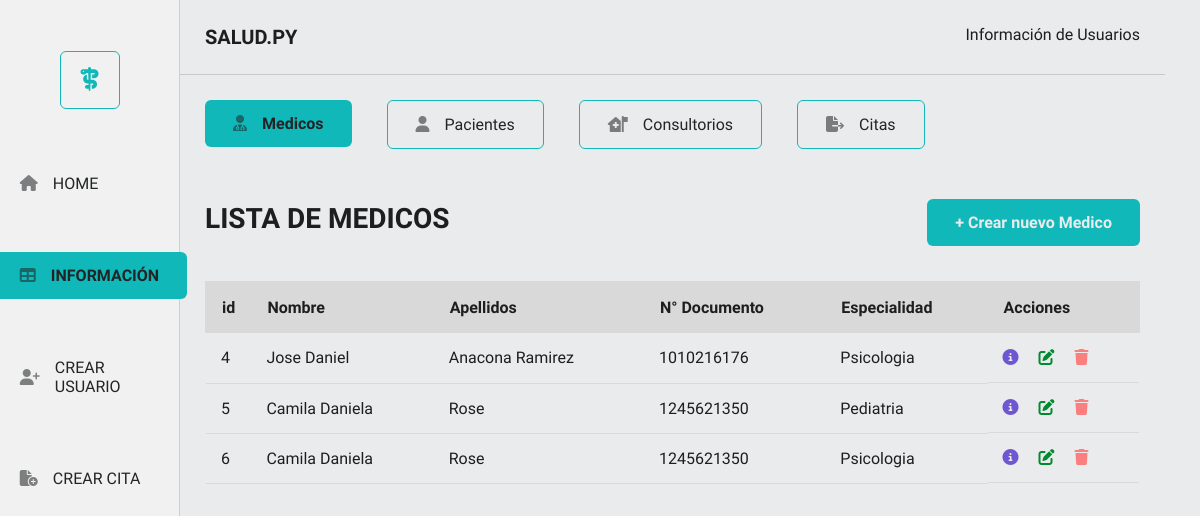
The page /medicos on the database as committed earlier.
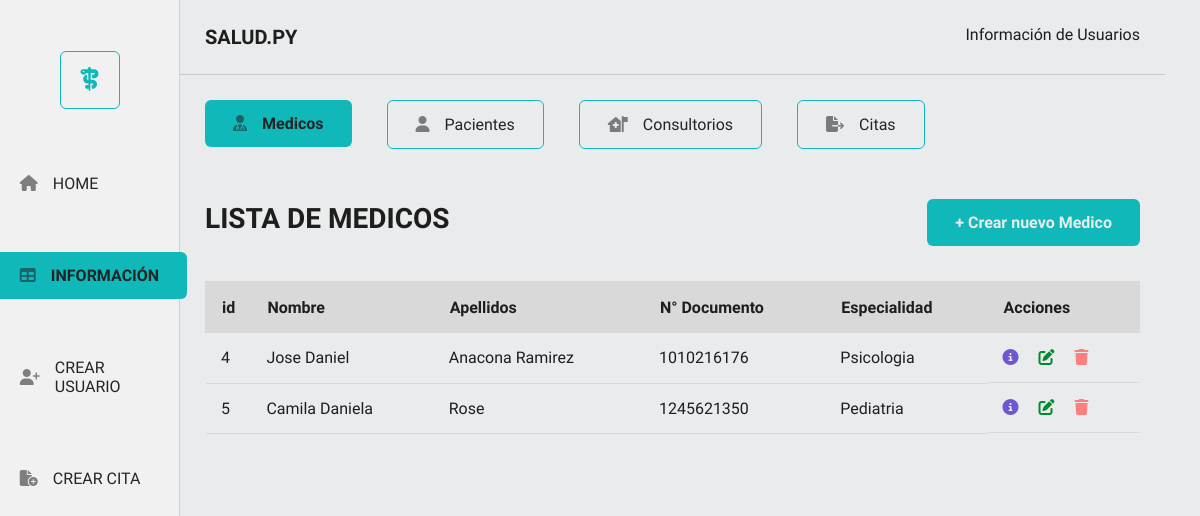
The same page on the database as committed later.
### app/models.py (models this page shows)
class Medico(db.Model):
    __tablename__='medicos'
    id = db.Column(db.Integer, primary_key = True )
    nombres = db.Column(db.String(120), nullable = True )
    apellidos = db.Column(db.String(120), nullable = True)
    tipo_identificacion = db.Column(db.String(4), nullable = True)
    numero_identificacion = db.Column(db.Integer)
    registro_medico = db.Column(db.Integer)
    especialidad = db.Column(db.String(50))
    citas = db.relationship("Cita" , backref = "medico" )

### app/routes.py (the view)
@app.route('/medicos')
def get_all_medicos():
    medicos = Medico.query.all()
    return render_template('medicos/medicos.html', medicos = medicos)

### app/templates/medicos/medicos.html (shortened to what this page needs)
<!DOCTYPE html>
<html lang="en">
  <head>
    <link rel="stylesheet" href="/app/styles/styles.css">
    <link rel="stylesheet" href="{{ url_for('static', filename='styles.css' )}}">
    <link rel="stylesheet" href="{{ url_for('static', filename='navs/menuLeft.css')}}">
    <link rel="stylesheet" href="{{ url_for('static', filename = 'info/infoUser.css')}}">
  </head>
  <body>
    <section class="sectionHomeTable">
      <section class="navLeft">
        <div class="logoNav"><span><i class="fa-solid fa-staff-snake"></i></span></div>
        <div class="navMenuLeft">
          <ul>
            <li><a class="botonLineNone" href="http://127.0.0.1:5000/"><span><i class="fa-solid fa-house"></i></span>HOME</a></li>
            <li><a class="botonPrimary" href="http://127.0.0.1:5000/medicos"><span><i class="fa-solid fa-table"></i></span>INFORMACIÓN</a></li>
            <li><a class="botonLineNone" href="http://127.0.0.1:5000/medicos/create"><span><i class="fa-solid fa-user-plus"></i></span>CREAR USUARIO</a></li>
            <li><a class="botonLineNone" href="http://127.0.0.1:5000/citas/create"><span><i class="fa-solid fa-file-circle-plus"></i></span>CREAR CITA</a></li>
          </ul>
        </div>
      </section>
      <section class="contenidoRight">
        <nav>
          <div class="headerRight">
            <h3>SALUD.PY</h3>
            <p>Información de Usuarios</p>
          </div>
          <div class="navInfoRight">
            <ul>
              <li><a class="botonPrimary" href="http://127.0.0.1:5000/medicos"><span><i class="fa-solid fa-user-doctor"></i></span>Medicos</a> </li>
              <li><a class="botonLine" href="http://127.0.0.1:5000/pacientes"><span><i class="fa-solid fa-user"></i></span> Pacientes </a></li>
              <li><a class="botonLine" href="http://127.0.0.1:5000/consultorios"><span><i class="fa-solid fa-house-medical-flag"></i></span>Consultorios </a></li>
              <li><a class="botonLine" href="http://127.0.0.1:5000/citas"><span><i class="fa-solid fa-file-export"></i></span>Citas</a></li>
            </ul>
          </div>
        </nav>
        <section class="containerRight">
          <div class="navHeaderTable">
            <h3 class="titleTable">LISTA DE MEDICOS</h3>
            <a class="botonPrimary" href="http://127.0.0.1:5000/medicos/create">+ Crear nuevo Medico</a>
          </div>
          <article>
            <table class="table">
              <thead class="tableTitle">
                <tr>
                  <th>id</th>
                  <th>Nombre</th>
                  <th>Apellidos</th>
                  <th>N° Documento</th>
                  <th>Especialidad</th>
                  <th>Acciones</th>
                </tr>
              </thead>
              <tbody>
                {% for medico in medicos %}
                <tr>
                  <td>{{ medico.id }}</td>
                  <td>{{ medico.nombres }}</td>
                  <td>{{ medico.apellidos }}</td>
                  <td>{{ medico.numero_identificacion}}</td>
                  <td>{{ medico.especialidad }}</td>
                  <td class="accionIcon">
                    <a class="iconInfo" href="/medicos/{{ medico.id }}"><i class="fa-solid fa-circle-info"></i></a>
                    <a class="iconUpdate" href="/medicos/update/{{ medico.id}}"><i class="fa-solid fa-pen-to-square"></i></a>
                    <a class="iconDelete" href="/medicos/delete/{{ medico.id }}"><i class="fa-solid fa-trash"></i></a>
                  </td>
                </tr>
                {% endfor %}
              </tbody>
            </table>
          </article>
        </section>
      </section>
    </section>
  </body>
</html>

### app/static/styles.css (style rules this page uses)
:root { --font-family-style : "Sarabun", sans-serif; --color-primary: #E9EBEC; --color-secundary: #10B8B9; --color-font : #1E1E1E; --color-font-text: #222426; --color-bg-secondary: #f1f1f1; --color-extra-bg: #D9D9D9; --color-delete: #FC7F7F; --color-upgrade:#008B2F; --color-details:#7057D2; --color-extra-rgba: rgba(34, 36, 38, 0.17); --color-icon-rgba:rgba(34, 36, 38, 0.56); --linea-color: 1px solid var(--color-extra-rgba); --border-butom: 1px solid var(--color-secundary); }
* { margin: 0; padding: 0; box-sizing: border-box; }
body { background-color: var(--color-primary); font-family: var(--font-family-style); color: var(--color-font); }
.botonPrimary { display: flex; gap: 15px; align-items: center; border-radius: 6px; padding: 14px 28px; background-color: var(--color-secundary); text-decoration: none; color: var(--color-primary); font-weight: 600; }
.botonLine { display: flex; gap: 15px; align-items: center; border-radius: 6px; padding: 14px 28px; border: 1px solid var(--color-secundary); }
.botonLineNone { display: flex; gap: 15px; align-items: center; border-radius: 6px; padding: 14px 28px; }
.contenidoRight { width: 100%; padding-right: 35px; }
.headerRight { padding: 25px; display: flex; justify-content: space-between; border-bottom: var(--linea-color); }
.headerRight h3 { font-size: 1.25rem; font-weight: 600; }

### app/static/navs/menuLeft.css (style rules this page uses)
:root { --color-primary: #E9EBEC; --color-secundary: #10B8B9; --color-font : #1E1E1E; --color-font-text: #222426; --color-bg-secondary: #f1f1f1; --color-extra-bg: #D9D9D9; --color-delete: #FC7F7F; --color-upgrade:#008B2F; --color-details:#7057D2; --color-extra-rgba: rgba(34, 36, 38, 0.17); --color-icon-rgba:rgba(34, 36, 38, 0.56); --linea-color: 1px solid var(--color-extra-rgba); --border-butom: 1px solid var(--color-secundary); }
.navLeft { width: 15%; border-right: var(--linea-color); height: 100vh; background: var(--color-bg-secondary); }
.logoNav { height: 20vh; display: flex; align-items: center; justify-content: center; }
.logoNav span { font-size: 1.5rem; border: var(--border-butom); padding: 14px 20px; border-radius: 6px; color: var(--color-secundary); }
.navMenuLeft { display: flex; justify-content: center; align-items: center; }
.navMenuLeft ul { list-style-type: none; display: flex; flex-direction: column; gap: 45px; }
.navLeft ul li a { text-decoration: none; color: var(--color-font-text); }
.navLeft ul li a span { color: var(--color-icon-rgba); }

### app/static/info/infoUser.css (style rules this page uses)
:root { --color-primary: #E9EBEC; --color-secundary: #10B8B9; --color-font : #1E1E1E; --color-font-text: #222426; --color-bg-secondary: #f1f1f1; --color-extra-bg: #D9D9D9; --color-delete: #FC7F7F; --color-upgrade:#008B2F; --color-details:#7057D2; --color-extra-rgba: rgba(34, 36, 38, 0.17); --color-icon-rgba:rgba(34, 36, 38, 0.56); --linea-color: 1px solid var(--color-extra-rgba); --border-butom: 1px solid var(--color-secundary); }
.sectionHomeTable { display: flex; }
.navInfoRight { padding: 25px; }
.navInfoRight ul { display: flex; list-style-type: none; gap: 35px; }
.navInfoRight ul li a { text-decoration: none; color: var(--color-font-text); }
.navInfoRight ul li a span { color: var(--color-icon-rgba); }
.containerRight { padding: 25px; }
.navHeaderTable { display: flex; justify-content: space-between; align-items: baseline; margin-bottom: 35px; }
.navHeaderTable h3 { font-size: 1.75rem; }
.table { width: 100%; border-collapse: collapse; }
.tableTitle { height: 50px; text-align: left; border-radius: 6px; align-items: baseline; }
.tableTitle tr { background-color: var(--color-extra-bg); border-color: none; margin-left: 15px; }
.tableTitle th { border: 2px solid var(--color-extra-bg); padding-left: 15px; }
.table td { height: 50px; border-bottom: 1px solid var(--color-extra-bg); padding-left: 15px; }
.accionIcon { display: flex; gap: 20px; align-items: center; }
.iconInfo { color: var(--color-details); }
.iconUpdate { color: var(--color-upgrade); }
.iconDelete { color: var(--color-delete); }

Rows that differ between the two databases and show on the page:
removed Medico: id "6", nombres "Camila Daniela", apellidos "Rose", numero_identificacion "1245621350", especialidad "Psicologia"
